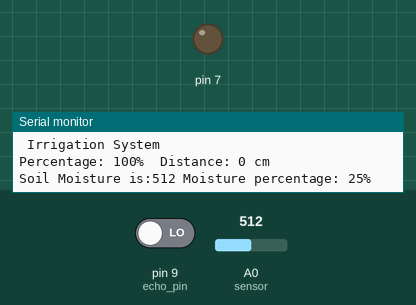
A sketch run on a simulated Arduino Uno, built with avr-gcc and run on an emulated ATmega328P. On the bench: output pins drawn as LEDs (lit = HIGH), the last lines printed to the serial monitor. Inputs (shaded band) come from the test bench; at power-on: A0 (sensor) = 512, pin 9 (echo_pin) LOW. Pins used as bus, display or sensor lines are not drawn.

Above: at 7.2 s.
7.3 s: A0 (sensor) set to 412
13.2 s: A0 (sensor) set to 382
At 19.3 s:
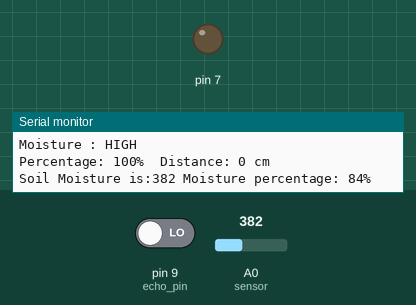
19.6 s: A0 (sensor) set to 511
At 24.8 s:
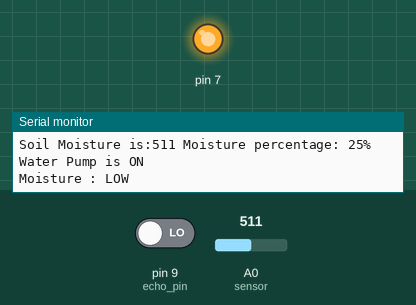
25.6 s: A0 (sensor) set to 306
At 31.5 s:
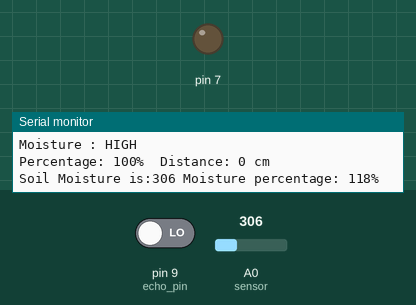
Timing chart, 0 to 32.7 s (numbered marks = the images above; inputs shaded):
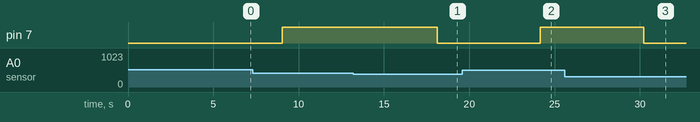

The sketch:

WaterMonitoring.ino
```cpp
#define trig_pin 8
#define echo_pin 9
#define USONIC_DIV 0.034
int sensor=A0, soil;
const int dry=565;
const int wet=346;


void setup() {
Serial.begin(9600);
pinMode(7,OUTPUT);
pinMode(trig_pin,OUTPUT);
pinMode(echo_pin,INPUT);
digitalWrite(trig_pin,LOW);
Serial.println( " Irrigation System ");
delay(6000);

}

void loop() {
  long ping_time;
  long distance;
  int percentage_water;

  digitalWrite(trig_pin,HIGH);
  delay(11);
  digitalWrite(trig_pin,LOW);
  ping_time=pulseIn(echo_pin,HIGH);
  distance= ping_time*USONIC_DIV/2;
  percentage_water=map(distance,12,2,0,100);

//////////////////////////////Ultrasonic Sensor code///////////////////////////////////
  if(percentage_water<0)
{
  percentage_water=0;
}
else if (percentage_water>100)
{
  percentage_water=100;
}
Serial.print("Percentage: ");
Serial.print(percentage_water);
Serial.print("%  Distance: ");
Serial.print(distance);
Serial.println(" cm");


/////////////////////////////////Soil moisture code/////////////////////////////////////////

  soil=analogRead(sensor);
  int percentage = map(soil,wet,dry,100,0);
  Serial.print("Soil Moisture is:");
  Serial.print( soil);
  Serial.print(" Moisture percentage: ");
  Serial.print(percentage);
  Serial.println("%");
  delay(2000);
  if (percentage > 75) {
    digitalWrite(7, LOW);
    Serial.println("Water Pump is OFF ");
  } else {
    digitalWrite(7, HIGH);
   Serial.println("Water Pump is ON");
  }

  if (percentage < 55) {
    Serial.println("Moisture : LOW");
  } else if (percentage > 55 && percentage < 73) {
    Serial.println("Moisture : MID ");
  } else if (percentage > 75) {
    Serial.println("Moisture : HIGH ");
  }
}
```

Measured:
- after the input at 13.2 s, pin 7: HIGH → LOW after 4.9 s
- after the input at 19.6 s, pin 7: LOW → HIGH after 4.6 s
- after the input at 25.6 s, pin 7: HIGH → LOW after 4.6 s
